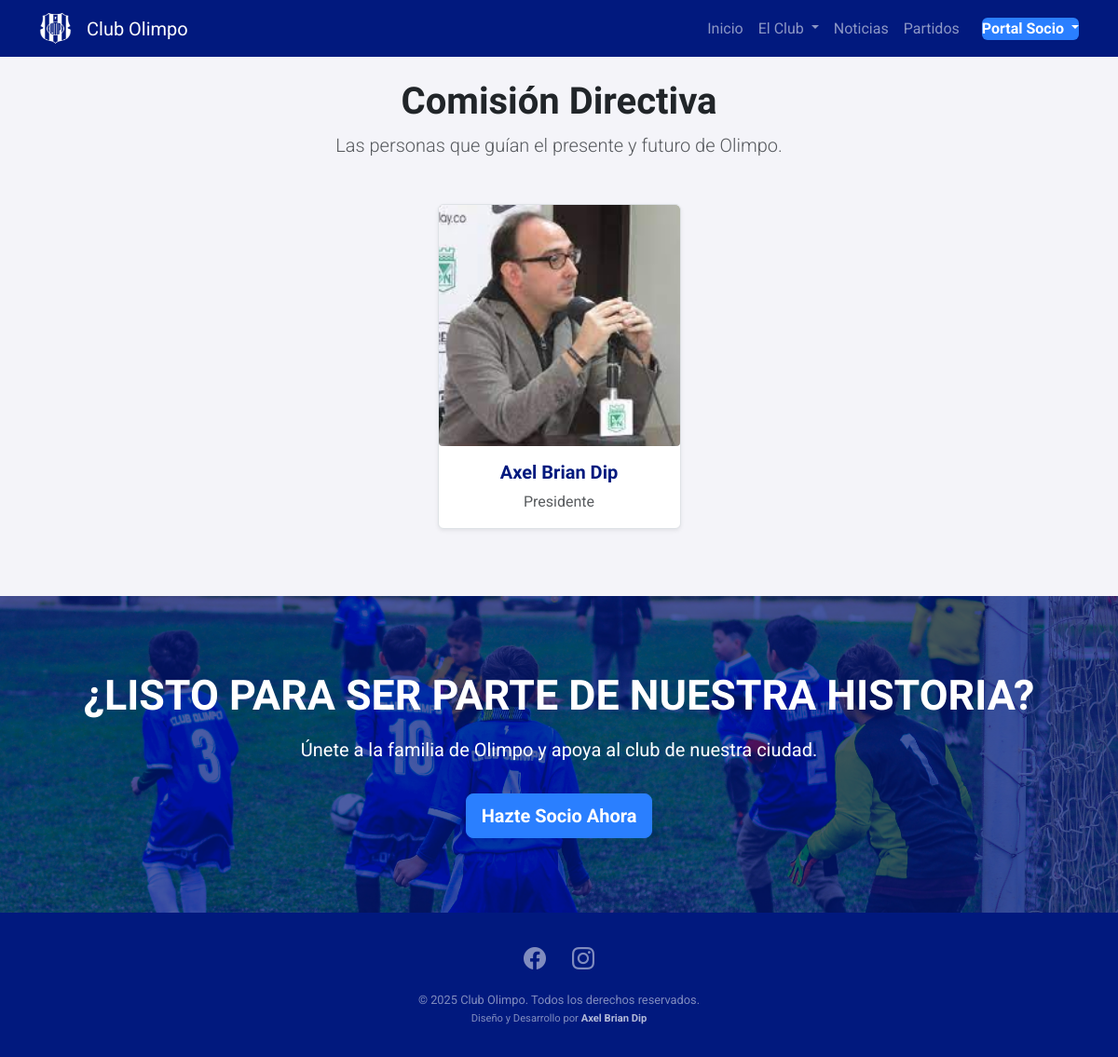
The page /board-of-directors/ on the database as committed earlier.
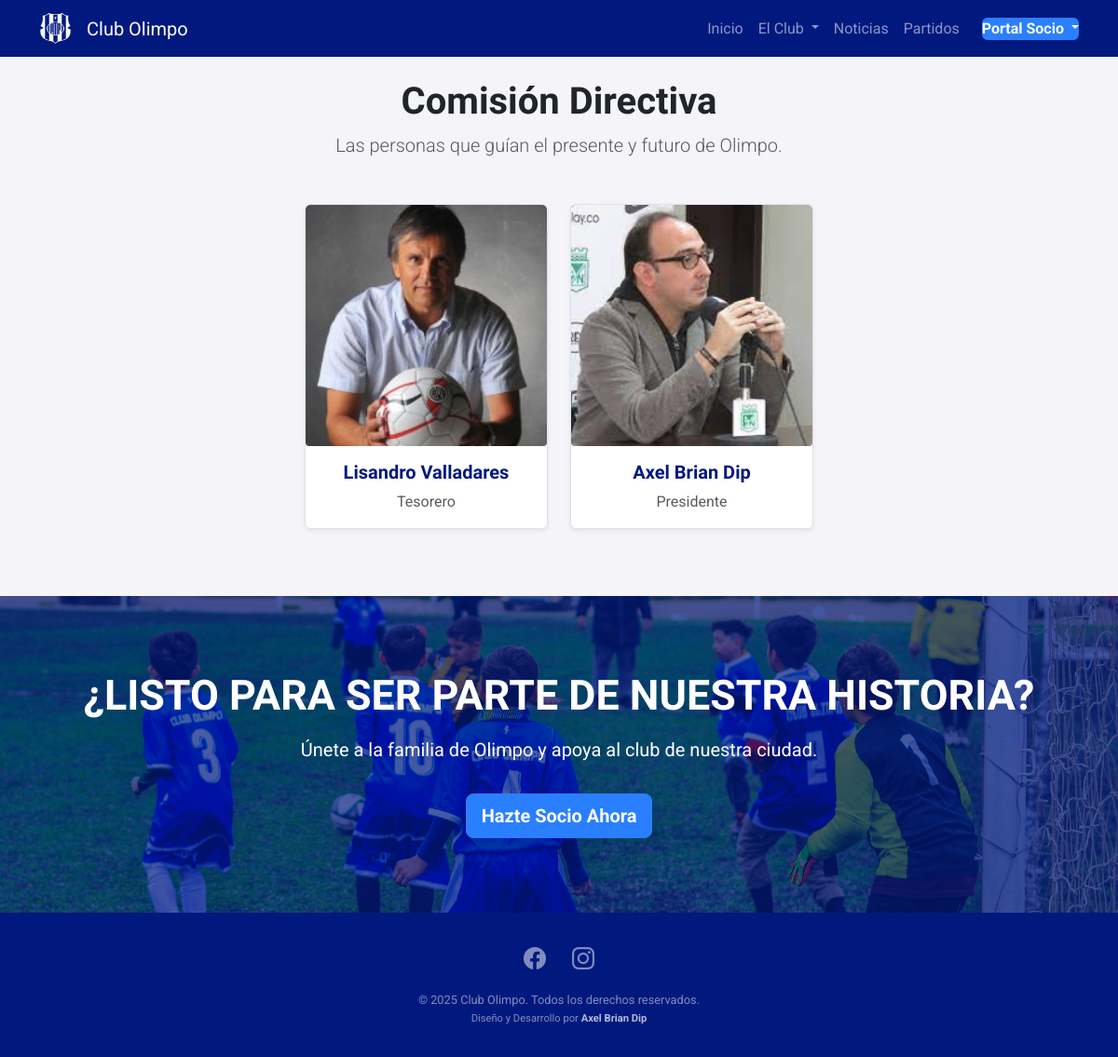
The same page on the database as committed later.
### members/models.py (models this page shows, shortened)
class Role(models.Model):
    class Function(models.TextChoices):
        JUGADOR = 'JUG', 'Jugador'
        STAFF = 'STA', 'Cuerpo Técnico'
        DIRIGENTE = 'DIR', 'Dirigente'
    profile = models.ForeignKey('Profile', on_delete=models.CASCADE, related_name='roles')
    function = models.CharField("Función", max_length=3, choices=Function.choices)
    category = models.ForeignKey(Category, on_delete=models.SET_NULL, null=True, blank=True, verbose_name="Categoría (si aplica)")
    specific_position = models.CharField("Cargo Específico", max_length=100, help_text="Ej: Delantero, Tesorero, Director Técnico")
    specific_position = models.ForeignKey(
        SpecificPosition,
        on_delete=models.PROTECT,
        verbose_name="Cargo Específico"
    )
    class Meta:
        verbose_name = "Rol"
        verbose_name_plural = "Roles"

class Profile(models.Model):
    user = models.OneToOneField(User, on_delete=models.CASCADE)
    member_id = models.PositiveIntegerField(
        "Número de Socio",
        unique=True,
        default=get_next_member_id,
        editable=False # Hacemos que no se pueda editar desde el admin
    )
    date_of_birth = models.DateField("Fecha de Nacimiento", null=True, blank=True)
    dni = models.CharField("DNI", max_length=20, blank=True)
    address = models.CharField("Dirección", max_length=255, blank=True)
    phone_number = models.CharField("Teléfono", max_length=50, blank=True)
    profile_photo = models.ImageField("Foto de Perfil", upload_to='profile_photos/', blank=True, null=True)
    extra_photo_1 = models.ImageField("Foto Extra 1 (opcional)", upload_to='extra_photos/', blank=True, null=True)
    extra_photo_2 = models.ImageField("Foto Extra 2 (opcional)", upload_to='extra_photos/', blank=True, null=True)
    dni_photo_front = models.ImageField("Foto DNI (Frente)", upload_to='dni_photos/', blank=True, null=True)
    dni_photo_back = models.ImageField("Foto DNI (Dorso)", upload_to='dni_photos/', blank=True, null=True)
    member_type = models.ForeignKey(MemberType, on_delete=models.SET_NULL, null=True, blank=True, verbose_name="Tipo de Socio")
    is_on_roster = models.BooleanField("En Lista Oficial (para jugadores)", default=False)
    is_exempt = models.BooleanField("Cuota Bonificada", default=False)

class SpecificPosition(models.Model):
    name = models.CharField("Nombre del Cargo", max_length=100, unique=True)
    class Meta:
        verbose_name = "Cargo Específico"
        verbose_name_plural = "Cargos Específicos"
        ordering = ['name']

### core/views.py (the view)
# urls.py: path('board-of-directors/', views.board_of_directors, name='board_of_directors'),
def board_of_directors(request):
    board_roles = Role.objects.filter(function='DIR').order_by('profile__member_id')
    context = {
        'board_roles': board_roles,
    }
    return render(request, 'core/board_of_directors.html', context)

### core/templates/core/board_of_directors.html (shortened to what this page needs)
{% extends 'base.html' %}
{% block content %}
<div class="text-center mb-5">
    <h1>Comisión Directiva</h1>
    <p class="lead text-muted">Las personas que guían el presente y futuro de Olimpo.</p>
</div>
<div class="row justify-content-center">
    {% for role in board_roles %}
        <div class="col-lg-3 col-md-4 col-sm-6 mb-4">
            <div class="card h-100 shadow-sm text-center">
                <div class="player-card-img-wrapper">
                    {% if role.profile.profile_photo %}
                        <img src="{{ role.profile.profile_photo.url }}" class="card-img-top" alt="Foto de {{ role.profile.user.get_full_name }}">
                    {% else %}
                        <div class="d-flex align-items-center justify-content-center h-100"><small class="text-muted">Sin Foto</small></div>
                    {% endif %}
                </div>
                <div class="card-body">
                    <h5 class="card-title">{{ role.profile.user.get_full_name }}</h5>
                    <p class="card-text text-muted">{{ role.specific_position.name }}</p>
                </div>
            </div>
        </div>
    {% empty %}
        <p class="text-center">La información de la Comisión Directiva será publicada próximamente.</p>
    {% endfor %}
</div>
{% endblock %}

### templates/base.html (shortened to what this page needs)
<!doctype html>
<html lang="es">
<head>
  {% load static %}
  <link href="https://cdn.jsdelivr.net/npm/bootstrap@5.3.3/dist/css/bootstrap.min.css" rel="stylesheet">
  <link rel="stylesheet" href="{% static 'css/main.css' %}">
  <link href="https://unpkg.com/aos@2.3.1/dist/aos.css" rel="stylesheet">
  <link rel="stylesheet" href="https://cdn.jsdelivr.net/npm/bootstrap-icons@1.11.3/font/bootstrap-icons.min.css">
</head>
<body>
  <nav class="navbar navbar-expand-lg navbar-dark bg-dark">
    <div class="container">
      <a class="navbar-brand d-flex align-items-center" href="{% url 'home' %}">
        <img src="{% static 'imgs/olimpo-shield.png' %}" alt="Escudo Club Olimpo" width="35" height="35"
          class="d-inline-block align-text-top me-3">
        <span class="d-none d-sm-inline">Club Olimpo</span>
      </a>
      <div class="collapse navbar-collapse" id="navbarNav">
        <ul class="navbar-nav ms-auto mb-2 mb-lg-0">
          <li class="nav-item">
            <a class="nav-link" href="{% url 'home' %}">Inicio</a>
          </li>
          <li class="nav-item dropdown">
            <a class="nav-link dropdown-toggle" href="#" role="button" data-bs-toggle="dropdown" aria-expanded="false">
              El Club
            </a>
          </li>
          <li class="nav-item">
            <a class="nav-link" href="{% url 'news_list' %}">Noticias</a>
          </li>
          <li class="nav-item">
            <a class="nav-link" href="{% url 'fixture_list' %}">Partidos</a>
          </li>
        </ul>
        <div class="d-flex ms-lg-3">
            <div class="nav-item dropdown">
              {% if user.is_authenticated %}
                <a class="nav-link dropdown-toggle text-white" href="#" role="button" data-bs-toggle="dropdown" aria-expanded="false">
                    Hola, {{ user.first_name|default:user.username }}
                </a>
                <ul class="dropdown-menu dropdown-menu-end">
                    <li><h6 class="dropdown-header">Mi Cuenta</h6></li>
                    <li><a class="dropdown-item" href="{% url 'profile' %}">Mi Perfil</a></li>
                    {% if user.is_superuser %}
                      <li><a class="dropdown-item" href="{% url 'dashboard_home' %}">Panel de Admin</a></li>
                    {% else %}
                      <li><a class="dropdown-item" href="{% url 'profile' %}#estado-cuenta">Estado de Cuenta</a></li>
                    {% endif %}
                    <li><hr class="dropdown-divider"></li>
                    <li><h6 class="dropdown-header">Información del Club</h6></li>
                    <li><a class="dropdown-item" href="{% url 'benefits' %}">Beneficios</a></li>
                    <li><a class="dropdown-item" href="{% url 'costs' %}">Costos y Categorías</a></li>
                    <li><a class="dropdown-item" href="{% url 'code_of_conduct' %}">Código de Conducta</a></li>
                    <li><a class="dropdown-item" href="{% url 'faq' %}">Preguntas Frecuentes</a></li>
                    <li><hr class="dropdown-divider"></li>
                    <li>
                        <form action="{% url 'logout' %}" method="post" class="d-inline">
                            {% csrf_token %}
                            <button type="submit" class="dropdown-item">Cerrar Sesión</button>
                        </form>
                    </li>
                </ul>
              {% else %}
                <a class="nav-link dropdown-toggle btn btn-primary text-white" href="#" role="button" data-bs-toggle="dropdown" aria-expanded="false">
                    Portal Socio
                </a>
              {% endif %}
            </div>
          </div>
      </div>
    </div>
  </nav>
  <main class="container mt-4 mb-5">
    {% block content %}
    {% endblock %}
  </main>
  <div class="pre-footer-cta">
    <div class="container">
      <h2>¿LISTO PARA SER PARTE DE NUESTRA HISTORIA?</h2>
      <p>Únete a la familia de Olimpo y apoya al club de nuestra ciudad.</p>
      <a href="{% url 'membership_application' %}" class="btn btn-primary btn-lg">Hazte Socio Ahora</a>
    </div>
  </div>
  <footer class="site-footer">
    <div class="container">
      <div class="social-icons">
        <a href="#" title="Facebook"><i class="bi bi-facebook"></i></a>
        <a href="#" title="Instagram"><i class="bi bi-instagram"></i></a>
      </div>
      <div class="footer-copyright">
        <p class="mb-0">&copy; {% now "Y" %} Club Olimpo. Todos los derechos reservados.</p>
        <p class="mb-0"><small>Diseño y Desarrollo por <strong><a href="#">Axel Brian Dip</a></strong></small></p>
      </div>
    </div>
  </footer>
</body>
</html>

### static/css/_variables.css (style rules this page uses)
:root { --primary-color: #01197e; --accent-color: #2a7fff; --light-gray-bg: #f4f4f9; --dark-text-color: #212529; --medium-gray-color: #6c757d; --font-headings: 'Oswald', sans-serif; --font-body: 'Roboto', sans-serif; }

### static/css/_base.css (style rules this page uses)
body { font-family: var(--font-body); background-color: var(--light-gray-bg); color: var(--dark-text-color); }
h1, h2, h3, h4, h5, h6 { font-family: var(--font-headings); font-weight: 700; }

### static/css/_components.css (style rules this page uses)
.navbar.bg-dark { background-color: var(--primary-color) !important; }
.btn-primary { background-color: var(--accent-color); border-color: var(--accent-color); color: #ffffff; font-weight: 700; }
.card { border-color: #dee2e6; }
.card-title { color: var(--primary-color); }
.card-text { color: var(--medium-gray-color); }

### static/css/_players.css (style rules this page uses)
.player-card-img-wrapper, .player-detail-photo { position: relative; width: 100%; overflow: hidden; background-color: var(--light-gray-bg); border-radius: .25rem; padding-top: 100%; }
.player-card-img-wrapper img, .player-detail-photo img { position: absolute; top: 0; left: 0; width: 100%; height: 100%; object-fit: cover; object-position: center; }

### static/css/_footer.css (style rules this page uses)
.pre-footer-cta { position: relative; padding: 5rem 1rem; text-align: center; color: white; overflow: hidden; }
.pre-footer-cta::before { content: ''; position: absolute; top: 0; left: 0; right: 0; bottom: 0; background: url('/static/imgs/footer-bg.jpg') no-repeat center center/cover; z-index: 1; transition: transform 0.4s ease-in-out; }
.pre-footer-cta::after { content: ''; position: absolute; top: 0; left: 0; right: 0; bottom: 0; background-color: rgba(1, 25, 126, 0.7); z-index: 2; }
.pre-footer-cta .container { position: relative; z-index: 3; }
.pre-footer-cta h2 { font-size: 2.8rem; font-weight: 700; margin-bottom: 1rem; }
.pre-footer-cta p { font-size: 1.25rem; margin-bottom: 2rem; max-width: 600px; margin-left: auto; margin-right: auto; }
.site-footer { background-color: var(--primary-color); color: rgba(255, 255, 255, 0.5); padding: 2rem 0; text-align: center; }
.site-footer .social-icons { margin-bottom: 1rem; }
.site-footer .social-icons a { font-size: 1.5rem; color: rgba(255, 255, 255, 0.5); margin: 0 0.75rem; transition: color 0.2s ease, transform 0.2s ease; }
.site-footer .footer-copyright { font-size: 0.8rem; }
.footer-copyright a { color: rgba(255, 255, 255, 0.7); text-decoration: none; transition: color 0.2s ease; }

Rows that differ between the two databases and show on the page:
added Role: profile.profile_photo (picture), profile.user.get_full_name "Lisandro Valladares", specific_position.name "Tesorero"
